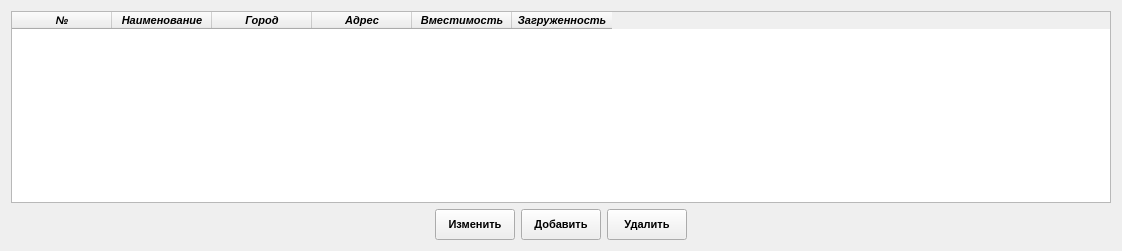
      <widget class="QWidget" name="page_Storages">
       <layout class="QGridLayout" name="gridLayout_21">
        <item row="1" column="2">
         <widget class="QPushButton" name="pushButton_AddStorage">
          <property name="minimumSize">
           <size>
            <width>0</width>
            <height>31</height>
           </size>
          </property>
          <property name="font">
           <font>
            <pointsize>8</pointsize>
            <weight>75</weight>
            <italic>false</italic>
            <bold>true</bold>
           </font>
          </property>
          <property name="text">
           <string>Добавить</string>
          </property>
         </widget>
        </item>
        <item row="1" column="0">
         <spacer name="horizontalSpacer_25">
          <property name="orientation">
           <enum>Qt::Horizontal</enum>
          </property>
          <property name="sizeHint" stdset="0">
           <size>
            <width>418</width>
            <height>20</height>
           </size>
          </property>
         </spacer>
        </item>
        <item row="1" column="4">
         <spacer name="horizontalSpacer_24">
          <property name="orientation">
           <enum>Qt::Horizontal</enum>
          </property>
          <property name="sizeHint" stdset="0">
           <size>
            <width>418</width>
            <height>20</height>
           </size>
          </property>
         </spacer>
        </item>
        <item row="1" column="3">
         <widget class="QPushButton" name="pushButton_RemoveStorage">
          <property name="minimumSize">
           <size>
            <width>0</width>
            <height>31</height>
           </size>
          </property>
          <property name="font">
           <font>
            <pointsize>8</pointsize>
            <weight>75</weight>
            <italic>false</italic>
            <bold>true</bold>
           </font>
          </property>
          <property name="text">
           <string>Удалить</string>
          </property>
         </widget>
        </item>
        <item row="1" column="1">
         <widget class="QPushButton" name="pushButton_SetStorage">
          <property name="minimumSize">
           <size>
            <width>0</width>
            <height>31</height>
           </size>
          </property>
          <property name="font">
           <font>
            <pointsize>8</pointsize>
            <weight>75</weight>
            <italic>false</italic>
            <bold>true</bold>
           </font>
          </property>
          <property name="text">
           <string>Изменить</string>
          </property>
         </widget>
        </item>
        <item row="0" column="0" colspan="5">
         <widget class="QTableWidget" name="tableWidget_Storages">
          <property name="font">
           <font>
            <pointsize>8</pointsize>
            <weight>75</weight>
            <italic>true</italic>
            <bold>true</bold>
           </font>
          </property>
          <column>
           <property name="text">
            <string>№</string>
           </property>
          </column>
          <column>
           <property name="text">
            <string>Наименование</string>
           </property>
          </column>
          <column>
           <property name="text">
            <string>Город</string>
           </property>
          </column>
          <column>
           <property name="text">
            <string>Адрес</string>
           </property>
          </column>
          <column>
           <property name="text">
            <string>Вместимость</string>
           </property>
          </column>
          <column>
           <property name="text">
            <string>Загруженность</string>
           </property>
          </column>
         </widget>
        </item>
       </layout>
      </widget>
